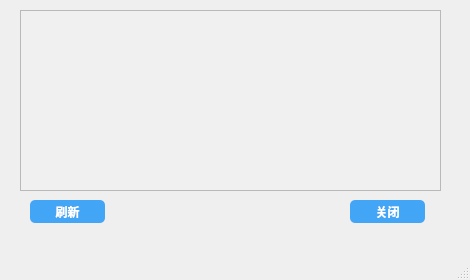
<?xml version="1.0" encoding="UTF-8"?>
<ui version="4.0">
 <class>DetectionWindow</class>
 <widget class="QMainWindow" name="DetectionWindow">
  <property name="geometry">
   <rect>
    <x>0</x>
    <y>0</y>
    <width>470</width>
    <height>280</height>
   </rect>
  </property>
  <property name="windowTitle">
   <string>MainWindow</string>
  </property>
  <widget class="QWidget" name="centralwidget">
   <widget class="QPushButton" name="refresh_button">
    <property name="geometry">
     <rect>
      <x>30</x>
      <y>200</y>
      <width>75</width>
      <height>23</height>
     </rect>
    </property>
    <property name="styleSheet">
     <string notr="true">QPushButton {
    background-color: #42A5F5;
    color: white;
    font-family: Arial;
    font-size: 12px; /* 调整字体大小 */
    font-weight: bold;
    border: none; /* 取消边框 */
    border-radius: 5px;
    padding: 5px;
    min-width: 65px; /* 设置最小宽度 */
    max-width: 65px; /* 设置最大宽度 */
    min-height: 13px; /* 设置最小高度 */
    max-height: 13px; /* 设置最大高度 */
}

QPushButton:hover {
    background-color: lightgreen;
}

QPushButton:pressed {
    background-color: darkgreen;
}    </string>
    </property>
    <property name="text">
     <string>刷新</string>
    </property>
   </widget>
   <widget class="QPushButton" name="close_button">
    <property name="geometry">
     <rect>
      <x>350</x>
      <y>200</y>
      <width>75</width>
      <height>23</height>
     </rect>
    </property>
    <property name="styleSheet">
     <string notr="true">QPushButton {
    background-color: #42A5F5;
    color: white;
    font-family: Arial;
    font-size: 12px; /* 调整字体大小 */
    font-weight: bold;
    border: none; /* 取消边框 */
    border-radius: 5px;
    padding: 5px;
    min-width: 65px; /* 设置最小宽度 */
    max-width: 65px; /* 设置最大宽度 */
    min-height: 13px; /* 设置最小高度 */
    max-height: 13px; /* 设置最大高度 */
}

QPushButton:hover {
    background-color: lightgreen;
}

QPushButton:pressed {
    background-color: darkgreen;
}    </string>
    </property>
    <property name="text">
     <string>关闭</string>
    </property>
   </widget>
   <widget class="QTableView" name="table_view">
    <property name="geometry">
     <rect>
      <x>20</x>
      <y>10</y>
      <width>421</width>
      <height>181</height>
     </rect>
    </property>
    <property name="styleSheet">
     <string notr="true">QTableView {
    background-color: #f0f0f0; /* 浅灰色背景 */
    color: #007BFF; /* 蓝色文字 */
    gridline-color: #ccc; /* 灰色网格线 */
}

QTableView::item {
    padding: 5px;
}

QTableView::item:selected {
    background-color: #007BFF; /* 蓝色选中背景 */
    color: white; /* 白色选中文字 */
}

QHeaderView::section {
    background-color: #e0e0e0; /* 稍深的灰色表头背景 */
    color: #007BFF; /* 蓝色表头文字 */
    border: 1px solid #ccc; /* 灰色表头边框 */
    padding: 5px;
}</string>
    </property>
   </widget>
  </widget>
  <widget class="QMenuBar" name="menubar">
   <property name="geometry">
    <rect>
     <x>0</x>
     <y>0</y>
     <width>470</width>
     <height>22</height>
    </rect>
   </property>
  </widget>
  <widget class="QStatusBar" name="statusbar"/>
 </widget>
 <resources/>
 <connections/>
</ui>
